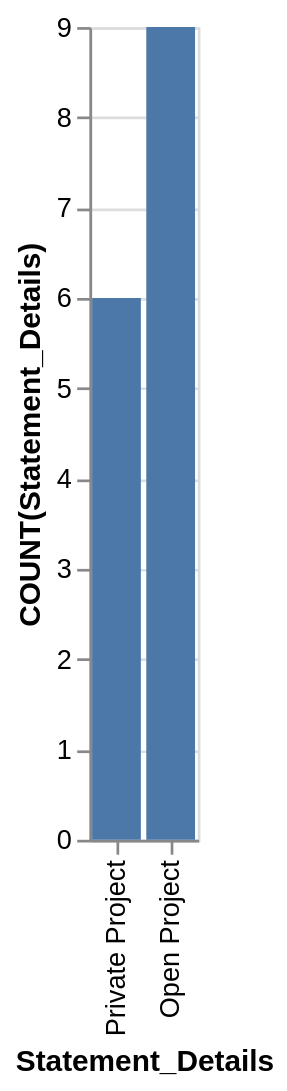

Vega-Lite specification stored for this chart:
### Vega-Lite specification from a JSON file in a GitHub repository (floating-point values rounded to 4 significant figures)
{"data": {"values": [{"x_data": "Open Project", "y_data": 9}, {"x_data": "Private Project", "y_data": 6}]}, "mark": "bar", "encoding": {"x": {"field": "x_data", "type": "nominal", "title": "Statement_Details", "sort": "descending"}, "y": {"field": "y_data", "type": "quantitative", "title": "COUNT(Statement_Details)"}}}
